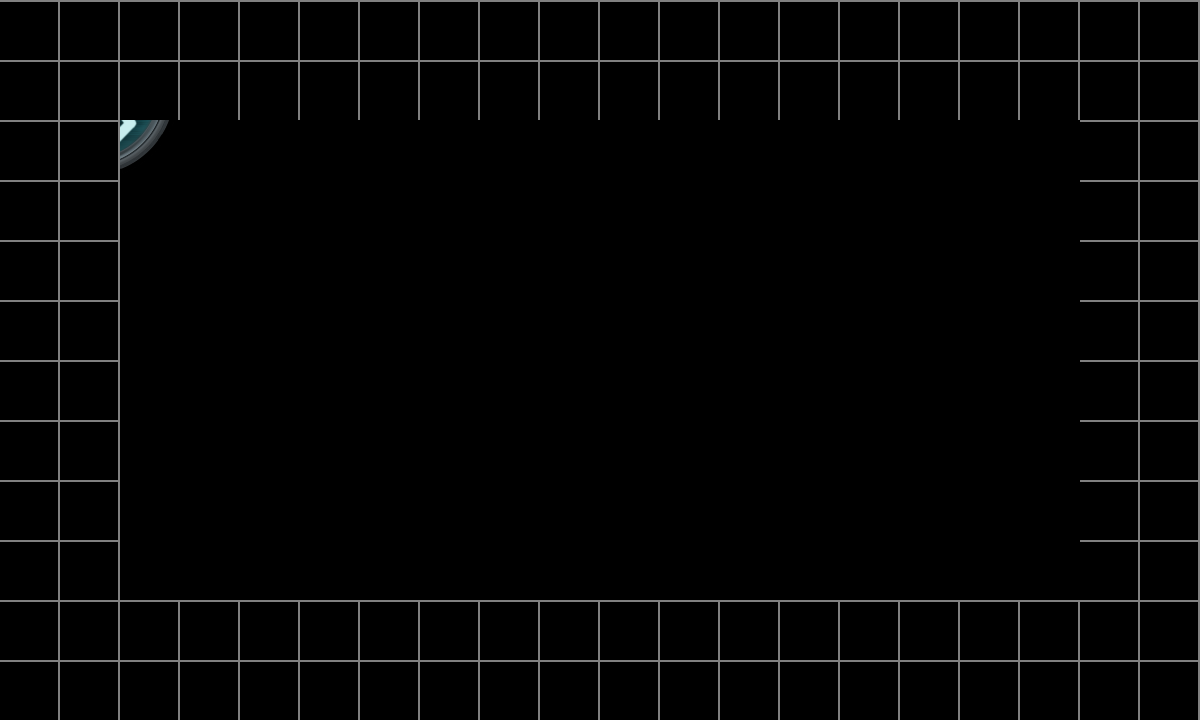

Tiled map render using the project's own tile images. Description and the map definition, with tile-layer contents summarised, below:
An orthogonal 20x12 tile map with 60x60 px tiles, 1 tile layer (tiles), 1 image layer and 6 objects (player, exit 1).

<map version="1.0" orientation="orthogonal" renderorder="right-down" width="20" height="12" tilewidth="60" tileheight="60" nextobjectid="217">
 <tileset firstgid="1" name="test-tileset" tilewidth="60" tileheight="60" tilecount="12">
  <image source="test-tileset.png" width="240" height="180" />
 </tileset>
 <imagelayer name="exitview" x="900" y="450">
  <image source="exit.png" />
 </imagelayer>
 <layer name="tiles" width="20" height="12">
  <data>[240 cells, 112 non-empty, 1 distinct tile ids]</data>
 </layer>
 <objectgroup name="boxes" />
 <objectgroup name="player">
  <object id="46" name="player" x="203.333" y="399.667" width="60" height="120" />
 </objectgroup>
 <objectgroup name="buttons" />
 <objectgroup name="exits">
  <object id="109" name="exit 1" x="1050" y="420" width="30" height="180">
   <properties>
    <property name="NextLevel" value="1" />
   </properties>
  </object>
 </objectgroup>
 <objectgroup name="surfaces">
  <object id="81" x="0" y="600" width="1200" height="120" />
  <object id="82" x="0" y="120" width="120" height="480" />
  <object id="85" x="0" y="0" width="1200" height="120" />
  <object id="86" x="1080" y="120" width="120" height="480" />
 </objectgroup>
 <objectgroup name="portable-surfaces" />
 <objectgroup name="gates" />
 <objectgroup name="acid" />
 <objectgroup name="turrets" />
</map>
